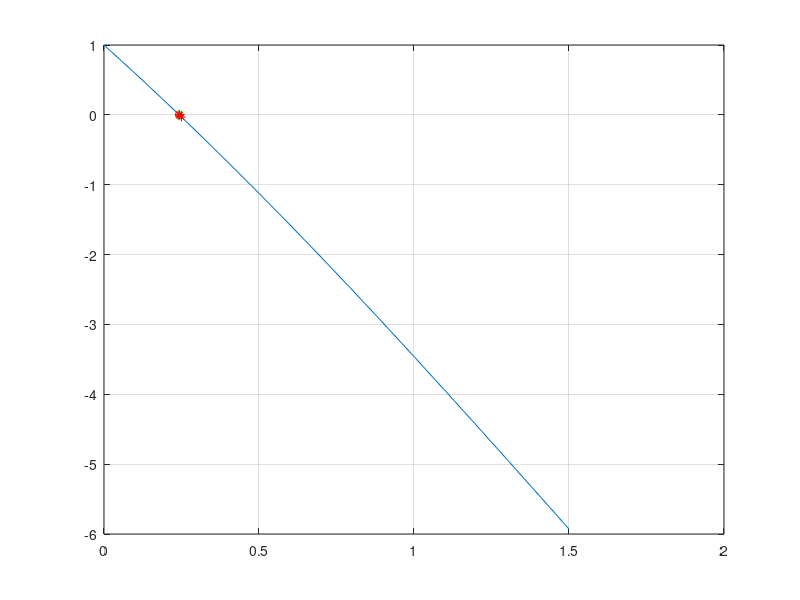

This chart was generated by the following MATLAB code:
function x = Newton
f = @(x) cos(x) - 4*x;
df = @(x) -sin(x) - 4;
x = 0:0.1:pi/2;
sol=fzero(f,0);
x1 = 0;
niter = 5;
x2 = zeros(1,niter);
esp = zeros(1,niter);
for i=1:niter;
x1 = x1 - f(x1)/df(x1);
x2(i)=x1;
esp(i)=abs(sol-x1);
end
plot(x,f(x),sol,f(sol),'go',x2,f(x2),'r*');
grid on;
disp('Solutions')
disp(sol)
disp(x2)